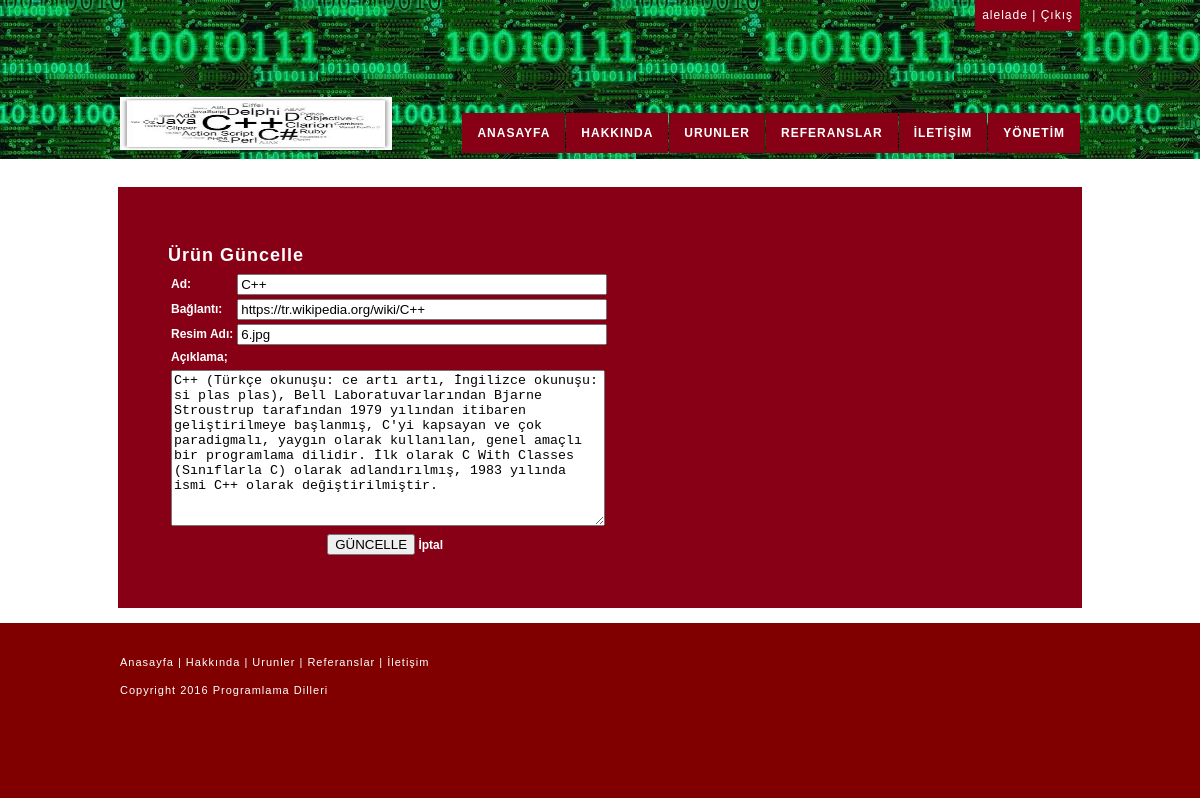
The app's page /admin/updateproduct.php?productID=4 (signed in) with its own data.
### tables this page shows
CREATE TABLE IF NOT EXISTS `products` (
  `ID` int(11) NOT NULL AUTO_INCREMENT,
  `Name` varchar(100) NOT NULL,
  `Url` varchar(750) NOT NULL,
  `ImageName` varchar(100) NOT NULL,
  `Description` varchar(2000) NOT NULL,
  `UserID` int(11) NOT NULL,
  PRIMARY KEY (`ID`),
  KEY `I_UserID` (`UserID`)
);

### admin/updateproduct.php (the view, shortened to what this page needs)
<?php
@$NAME = "";
@$IMAGENAME = "";
@$DESCRIPTION = "";
@$URL = "";
if ($_SERVER["REQUEST_METHOD"] == "POST") {
    $ID = $_REQUEST['productid'];
    $NAME = $_REQUEST['name'];
    $IMAGENAME = $_REQUEST['imagename'];
    $DESCRIPTION = $_REQUEST['description'];
    $URL = $_REQUEST['url'];
    if(empty($ID)){
        $ERROR_MESSAGE = "Geçersiz ürün.";
    }
    else {
        if (empty($NAME) || empty($IMAGENAME) || empty($DESCRIPTION) || empty($URL)) {
            $ERROR_MESSAGE = "Bütün bilgileri eksiksiz girin.";
        } else {
            $result = update($ID, $NAME, $IMAGENAME, $DESCRIPTION, $URL);
            if($result == 1){
                header("location: index.php");
            } else if($result == -2){
                $ERROR_MESSAGE = "Veritabanına bağlanılamadı.";
            } else if ($result == -1){
                $ERROR_MESSAGE = "Güncelleme işlemi sırasında bir hata meydana geldi.";
            }
        }
    }
} else {
    $conn = new mysqli("localhost","root","", "finalproject");
    if(!isset($_GET['productID'])){
        $ERROR_MESSAGE = "Geçersiz ürün.";
        header("Refresh: 5; url: index.php");
    }
    else {
        $ID = $_GET['productID'];
        $query = "SELECT Name, ImageName, Description, Url FROM `products` WHERE ID = '$ID' ";
        $result = $conn->query($query);
        if($result && $result->num_rows == 1){
            $row = $result->fetch_assoc();
            $NAME = $row["Name"];
            $IMAGENAME = $row["ImageName"];
            $DESCRIPTION = $row["Description"];
            $URL = $row['Url'];
        } else {
            $ERROR_MESSAGE = "Geçersiz ürün.";
            header("Refresh: 5; url: index.php");
        }
    }
}
?>
<!DOCTYPE html>
<html lang="en">
<head>
    <link type="text/css" rel="stylesheet" href="content/css/style.css"/>
</head>
<body>
<div id="sayfaUst">
    <div id="ust">
        <div class="full-width">
            <div class='right'><?= $_SESSION["username"] ?> | <a href="../logout.php">Çıkış</a></div>
        </div>
        <div class="full-width">
            <div id="logo"><img src="content/img/logo.gif" width="272" height="53" alt="Programlama Dilleri" /></div>
            <div id="menu">
                <ul>
                    <li><a href="../index.php">ANASAYFA</a></li>
                    <li><a href="../about.php">HAKKINDA</a></li>
                    <li><a href="../products.php">URUNLER</a></li>
                    <li><a href="../references.php">REFERANSLAR</a></li>
                    <li><a href="../contact.php">İLETİŞİM</a></li>
                    <li><a href="index.php">YÖNETİM</a></li>
                </ul>
            </div>
        </div>
    </div>
    <div id="gorsel"></div>
    <div id="icerik">
        <h2>Ürün Güncelle</h2>
        <form action='updateproduct.php' method='post'>
            <table>
                <tr><td style="color:white" width="%25">Ad: </td><td width="85%"><input style="width: 100%;" type='text' name='name' size='20' maxlength='150' value="<?= $NAME ?>"></td></tr>
                <tr><td style="color:white" width="%25">Bağlantı: </td><td width="85%"><input style="width: 100%;" type='text' name='url' size='20' maxlength='150' value="<?= $URL ?>"></td></tr>
                <tr><td style="color:white" width="%25">Resim Adı: </td><td width="85%"><input style="width: 100%;" type='text' name='imagename' size='20' maxlength='150' value="<?= $IMAGENAME ?>"></td></tr>
                <tr><td style="color:white" colspan="2">Açıklama;</td></td></tr>
                <tr><td colspan="2"><textarea style="width: 100%;" name='description' rows="10"><?= $DESCRIPTION ?></textarea></td></td></tr>
                <tr><td colspan="2" align='center'><input type='submit' value='GÜNCELLE'>  <a href="index.php">İptal</a></td></tr>
            </table>
        </form>
    </div>
</div>
<div id="sayfaAlt">
    <div id="footer">
        <div id="footer_sol">
            <p><a href="index.php">Anasayfa</a> | <a href="about.php">Hakkında</a> | <a href="products.php">Urunler</a> | <a href="references.php">Referanslar</a> | <a href="contact.php">İletişim</a></p>
            <p>Copyright 2016 Programlama Dilleri<br />
            </p>
        </div>
    </div>
</div>
</body>
</html>

### admin/content/css/style.css (style rules this page uses)
#sayfaUst { background-image: url(../img/sayfaUst.png); background-repeat: repeat-x; }
#sayfaAlt { margin-top: 15px; background-image: url(../img/sayfaAlt.png); }
body { margin-left: 0px; margin-top: 0px; margin-right: 0px; margin-bottom: 0px; font-family: "Trebuchet MS", Arial, Helvetica, sans-serif; font-size: 12px; line-height: 140%; color: white; letter-spacing: 1px; }
#ust { height: 122px; width: 960px; margin-right: auto; margin-left: auto; }
#logo { float: left; width: 300px; padding-top: 66px; }
#menu { float: right; }
#gorsel { width: 960px; margin-right: auto; margin-left: auto; padding-top: 40px; }
#sayfaUst #ust #menu ul { padding: 0px; list-style-type: none; margin-top: 82px; margin-right: 0px; margin-bottom: 0px; margin-left: 0px; }
#sayfaUst #ust #menu ul li { float: left; }
#sayfaUst #ust #menu ul li a { font-family: "Trebuchet MS", Arial, Helvetica, sans-serif; font-size: 12px; line-height: 40px; font-weight: bold; color: white; text-decoration: none; background-image: url(../img/menu.png); background-repeat: repeat-x; display: block; margin-left: 1px; padding-right: 15px; padding-left: 15px; letter-spacing: 1px; }
#icerik { background-image: url(../img/icerik.png); background-repeat:repeat-y; width: 864px; margin-right: auto; margin-left: auto; padding-top: 30px; padding-right: 50px; padding-bottom: 50px; padding-left: 50px; margin-top: 25px; }
#sayfaUst #icerik table { font-family: "Trebuchet MS",Arial,Helvetica,sans-serif; color:black; font-size: 12px; font-weight: bold; letter-spacing: 0px; }
#footer { width: 960px; margin-right: auto; margin-left: auto; height: 175px; color: white; font-size: 11px; }
#footer_sol { float: left; width: 500px; padding-top: 20px; }
a:link { color: #FFF; text-decoration: none; }
.right { float: right; padding: 7px; background-image: url(../img/menu.png); background-repeat: repeat-x; }
.full-width { width: 100%; float: left; }
h2 { margin-top: 30px; margin-bottom: 7px; }

### records on screen
products: name "C++", url "https://tr.wikipedia.org/wiki/C++", imagename "6.jpg", description "C++ (Türkçe okunuşu: ce artı artı, İngilizce okunuşu: si plas plas), Bell Laboratuvarlarından Bjarne Stroustrup tarafından 1979 yılından itibaren geliştirilmeye başlanmış, C'yi kapsayan ve çok paradigmalı, yaygın olarak kullanılan, genel amaçlı bir programlama dilidir. İlk olarak C With Classes (Sınıflarla C) olarak adlandırılmış, 1983 yılında ismi C++ olarak değiştirilmiştir."

### other values on screen
$_SESSION["username"] "alelade"
